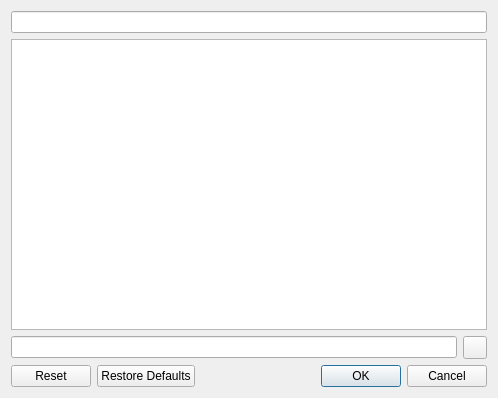
<?xml version="1.0" encoding="UTF-8"?>
<ui version="4.0">
 <class>pActionsShortcutEditor</class>
 <widget class="QDialog" name="pActionsShortcutEditor">
  <property name="geometry">
   <rect>
    <x>0</x>
    <y>0</y>
    <width>498</width>
    <height>398</height>
   </rect>
  </property>
  <property name="windowTitle">
   <string>Shortcut Editor</string>
  </property>
  <layout class="QVBoxLayout" name="verticalLayout">
   <item>
    <layout class="QHBoxLayout" name="horizontalLayout_2">
     <item>
      <widget class="LineEdit" name="leFilter"/>
     </item>
    </layout>
   </item>
   <item>
    <widget class="QTreeView" name="tvActions">
     <property name="editTriggers">
      <set>QAbstractItemView::NoEditTriggers</set>
     </property>
     <property name="alternatingRowColors">
      <bool>true</bool>
     </property>
     <property name="verticalScrollMode">
      <enum>QAbstractItemView::ScrollPerPixel</enum>
     </property>
     <property name="uniformRowHeights">
      <bool>true</bool>
     </property>
     <property name="allColumnsShowFocus">
      <bool>true</bool>
     </property>
     <attribute name="headerStretchLastSection">
      <bool>false</bool>
     </attribute>
    </widget>
   </item>
   <item>
    <layout class="QHBoxLayout" name="horizontalLayout">
     <item>
      <widget class="pKeySequenceEdit" name="kseShortcut"/>
     </item>
     <item>
      <widget class="QToolButton" name="tbSet">
       <property name="toolTip">
        <string>Validate the shortcut</string>
       </property>
       <property name="icon">
        <iconset resource="../../../icons/mksicons.qrc">
         <normaloff>:/mksicons/fresh/apply.png</normaloff>:/mksicons/fresh/apply.png</iconset>
       </property>
      </widget>
     </item>
    </layout>
   </item>
   <item>
    <widget class="QDialogButtonBox" name="dbbButtons">
     <property name="standardButtons">
      <set>QDialogButtonBox::Cancel|QDialogButtonBox::Ok|QDialogButtonBox::Reset|QDialogButtonBox::RestoreDefaults</set>
     </property>
    </widget>
   </item>
  </layout>
 </widget>
 <customwidgets>
  <customwidget>
   <class>pKeySequenceEdit</class>
   <extends>QLineEdit</extends>
   <header>mks/fresh/pKeySequenceEdit.h</header>
  </customwidget>
  <customwidget>
   <class>LineEdit</class>
   <extends>QLineEdit</extends>
   <header>mks/widgets/lineedit.h</header>
  </customwidget>
 </customwidgets>
 <resources>
  <include location="../../../icons/mksicons.qrc"/>
 </resources>
 <connections/>
</ui>
